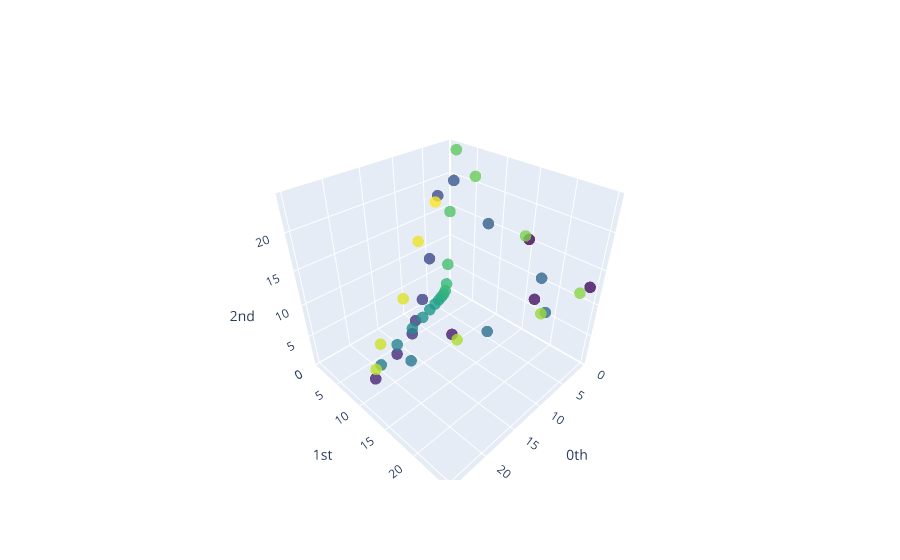

The cell this chart's notebook holds for it:
### Markdown cell above
We can plot the Takens embedding of a specific window either by using `plot_point_cloud`, or by using the `plot` method of `SlidingWindow`, as follows (*note*: when `embedding_dimension > 3`, only the first three coordinates are plotted!):

### Code cell
window_number = 3
SW.plot(X_windows, sample=window_number)

### Figure 1 — Plotly figure (JSON) as saved in the notebook; plotly's stock layout.template omitted (floating-point values rounded to 4 significant figures)
{"data": [{"marker": {"color": [0, 1, 2, 3, 4, 5, 6, 7, 8, 9, 10, 11, 12, 13, 14, 15, 16, 17, 18, 19, 20, 21, 22, 23, 24, 25, 26, 27, 28, 29, 30, 31, 32, 33, 34, 35, 36, 37, 38, 39, 40], "colorscale": [[0, "#440154"], [0.1111, "#482878"], [0.2222, "#3e4989"], [0.3333, "#31688e"], [0.4444, "#26828e"], [0.5556, "#1f9e89"], [0.6667, "#35b779"], [0.7778, "#6ece58"], [0.8889, "#b5de2b"], [1, "#fde725"]], "opacity": 0.8, "size": 4}, "mode": "markers", "type": "scatter3d", "x": [0.6163, 1.564, 5.104, 14.99, 24.83, 19.75, 15.32, 13.16, 10.59, 8.286, 6.473, 5.141, 4.314, 4.241, 5.819, 11.15, 19.81, 21.93, 17.53, 13.33, 10.16, 7.755, 5.919, 4.517, 3.448, 2.633, 2.012, 1.541, 1.185, 0.9232, 0.7515, 0.7023, 0.9236, 1.951, 5.486, 14.58, 23.91, 21.14, 15.78, 12.04, 9.355], "y": [14.99, 24.83, 19.75, 15.32, 13.16, 10.59, 8.286, 6.473, 5.141, 4.314, 4.241, 5.819, 11.15, 19.81, 21.93, 17.53, 13.33, 10.16, 7.755, 5.919, 4.517, 3.448, 2.633, 2.012, 1.541, 1.185, 0.9232, 0.7515, 0.7023, 0.9236, 1.951, 5.486, 14.58, 23.91, 21.14, 15.78, 12.04, 9.355, 7.482, 6.479, 6.854], "z": [15.32, 13.16, 10.59, 8.286, 6.473, 5.141, 4.314, 4.241, 5.819, 11.15, 19.81, 21.93, 17.53, 13.33, 10.16, 7.755, 5.919, 4.517, 3.448, 2.633, 2.012, 1.541, 1.185, 0.9232, 0.7515, 0.7023, 0.9236, 1.951, 5.486, 14.58, 23.91, 21.14, 15.78, 12.04, 9.355, 7.482, 6.479, 6.854, 9.865, 16.18, 20.69]}], "layout": {"autosize": true, "scene": {"aspectmode": "auto", "aspectratio": {"x": 1.016, "y": 1.012, "z": 0.9731}, "xaxis": {"exponentformat": "e", "showexponent": "all", "title": {"text": "0th"}, "type": "linear"}, "yaxis": {"exponentformat": "e", "showexponent": "all", "title": {"text": "1st"}, "type": "linear"}, "zaxis": {"exponentformat": "e", "showexponent": "all", "title": {"text": "2nd"}, "type": "linear"}}}}
